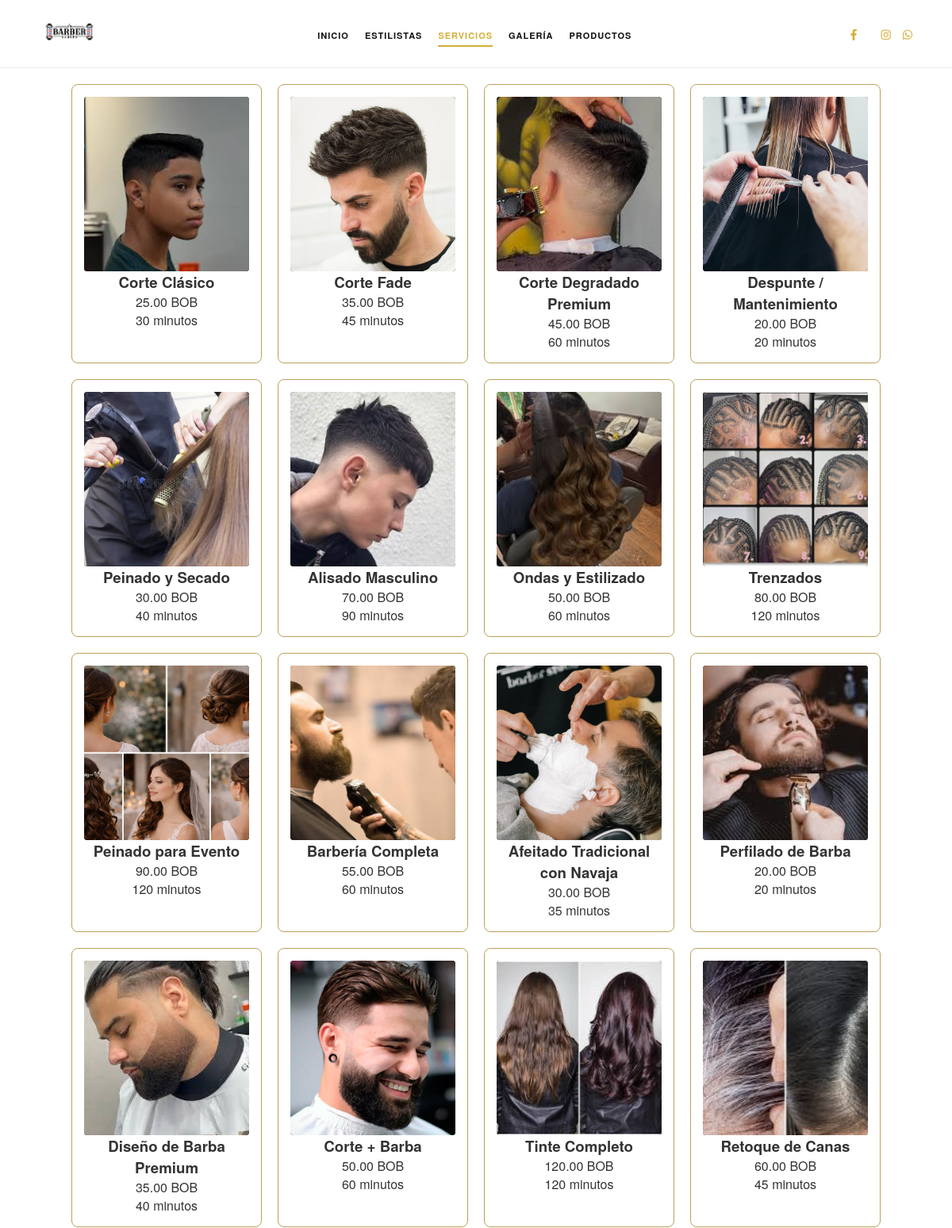
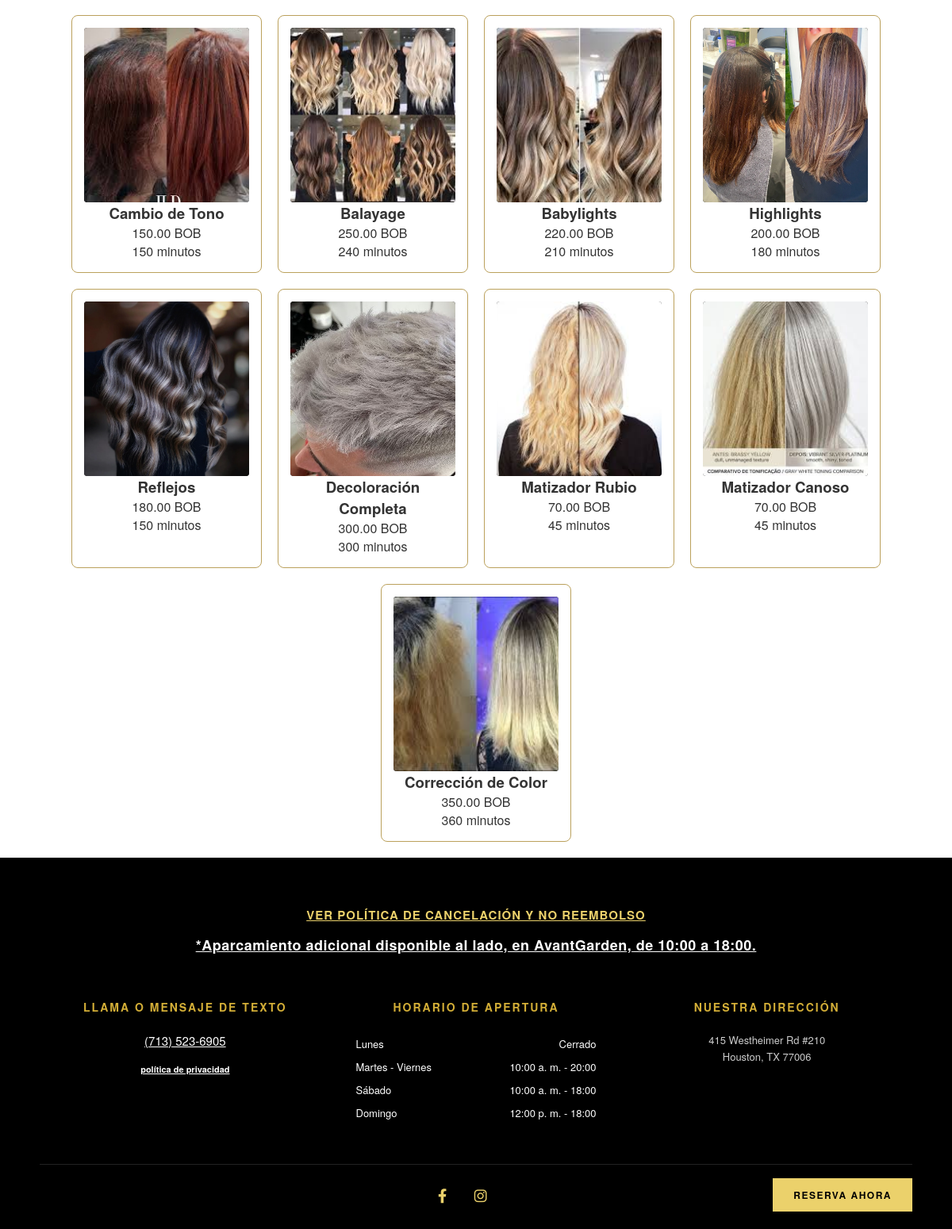
The page /views/servicios_que_se_pueden_hacer.php on the database its author committed (2 pictures, top to bottom).
### tables this page shows
CREATE TABLE `servicios` (
  `id_servicio` int(11) NOT NULL,
  `nombre_servicio` varchar(100) NOT NULL,
  `precio_bob` decimal(10,2) NOT NULL,
  `duracion_estimada_min` int(11) NOT NULL
);

### views/servicios_que_se_pueden_hacer.php (the view, shortened to what this page needs)
 <?php
$database = new Database();
$conexion = $database->getConnection();
$query = "SELECT id_servicio, nombre_servicio, precio_bob, duracion_estimada_min FROM servicios";
$stmt = $conexion->prepare($query);
$stmt->execute();
?>
<!DOCTYPE html>
<html lang="es">
<head>
    <link rel="stylesheet" href="https://cdnjs.cloudflare.com/ajax/libs/font-awesome/6.4.0/css/all.min.css">
    <link rel="stylesheet" href="./../public/css/styles.css">
    <link rel="stylesheet" href="./../public/css/ver_productos.css">
</head>
<body>
    <header>
        <div class="mini-logo">
            <img src="./../public/img/logo_arriba.jpg" alt="Marbella Salon">
        </div>
        <nav>
            <ul>
                <li><a href="./../views/index_principal.html" >Inicio</a></li>
                <li><a href="./../views/ver_peluqueros_personal.php">Estilistas</a></li>
                <li><a href="./../views/servicios_que_se_pueden_hacer.php" class="active">Servicios</a></li>
                <li><a href="./../views/galeria.php">Galería</a></li>
                <li><a href="./../views/ver_productos.php">Productos</a></li>
            </ul>
        </nav>
        <div class="social-icons">
            <a href="#" target="_blank"><i class="fab fa-facebook-f"></i></a>
            <a href="#" target="_blank"><i class="fab fa-instagram"></i></a>
            <a href="#" target="_blank"><i class="fab fa-whatsapp"></i></a>
        </div>
    </header>
<div class="contenedor-productos">
    <?php
    while ($servicio = $stmt->fetch(PDO::FETCH_ASSOC)) {
        $idServicio      = $servicio['id_servicio'];
        $nombreServicio  = $servicio['nombre_servicio'];
        $precioServicio = $servicio['precio_bob'];
        $duracionServicio = $servicio['duracion_estimada_min'];
        $rutaFinal = "./../public/img/img_servicios/default.png";
        if (file_exists("./../public/img/img_servicios/$idServicio.webp")) {
            $rutaFinal = "./../public/img/img_servicios/$idServicio.webp";
        } elseif (file_exists("./../public/img/img_servicios/$idServicio.jpg")) {
            $rutaFinal = "./../public/img/img_servicios/$idServicio.jpg";
        } elseif (file_exists("./../public/img/img_servicios/$idServicio.jpeg")) {
            $rutaFinal = "./../public/img/img_servicios/$idServicio.jpeg";
        } elseif (file_exists("./../public/img/img_servicios/$idServicio.png")) {
            $rutaFinal = "./../public/img/img_servicios/$idServicio.png";
        }
        ?>
        <div class="tarjeta-producto">
            <div class="contenedor-img">
                <img src="<?php echo $rutaFinal; ?>" alt="<?php echo $nombreServicio; ?>" class="imagen-producto">
            </div>
            <h3><?php echo $nombreServicio; ?></h3>
            <p class="precio"><?php echo $precioServicio; ?> BOB</p>
            <p class="duracion"><?php echo $duracionServicio; ?> minutos</p>
        </div>
    <?php
    }
    ?>
</div>
    <footer class="main-footer">
        <div class="footer-top-notices">
            <a href="#" class="policy-link">VER POLÍTICA DE CANCELACIÓN Y NO REEMBOLSO</a>
            <p class="parking-notice">*Aparcamiento adicional disponible al lado, en AvantGarden, de 10:00 a 18:00.</p>
        </div>
        <div class="footer-columns">
            <div class="footer-col">
                <h3>LLAMA O MENSAJE DE TEXTO</h3>
                <a href="https://wa.link/0czncx" class="phone-link">(713) 523-6905</a>
                <a href="#" class="privacy-link">política de privacidad</a>
            </div>
            <div class="footer-col">
                <h3>HORARIO DE APERTURA</h3>
                <table class="schedule-table">
                    <tr>
                        <td>Lunes</td>
                        <td class="text-right">Cerrado</td>
                    </tr>
                    <tr>
                        <td>Martes - Viernes</td>
                        <td class="text-right">10:00 a. m. - 20:00</td>
                    </tr>
                    <tr>
                        <td>Sábado</td>
                        <td class="text-right">10:00 a. m. - 18:00</td>
                    </tr>
                    <tr>
                        <td>Domingo</td>
                        <td class="text-right">12:00 p. m. - 18:00</td>
                    </tr>
                </table>
            </div>
            <div class="footer-col">
                <h3>NUESTRA DIRECCIÓN</h3>
                <p class="address-text">
                    415 Westheimer Rd #210<br>
                    Houston, TX 77006
                </p>
            </div>
        </div>
        <div class="footer-bottom">
            <div class="footer-social">
                <a href="#" target="_blank" title="Facebook"><i class="fab fa-facebook-f"></i></a>
                <a href="#" target="_blank" title="Instagram"><i class="fab fa-instagram"></i></a>
            </div>
            <a href="#reservas" class="footer-btn-reserve">RESERVA AHORA</a>
        </div>
    </footer>
</body>
</html>

### public/css/styles.css (style rules this page uses)
* { margin: 0; padding: 0; box-sizing: border-box; font-family: 'Helvetica Neue', Helvetica, Arial, sans-serif; }
body { background-color: #ffffff; color: #333333; }
:root { --dorado: #d4af37; --dorado-brillante: #ebd16b; --fondo-footer: #000000; --texto-claro: #ffffff; --texto-mutado: #cccccc; }
header { display: flex; justify-content: space-between; align-items: center; padding: 15px 50px; border-bottom: 1px solid #eee; background: #fff; position: sticky; top: 0; z-index: 1000; }
.mini-logo img { height: 50px; }
nav ul { display: flex; list-style: none; gap: 20px; }
nav ul li a { text-decoration: none; color: #111; font-size: 11px; font-weight: 600; text-transform: uppercase; letter-spacing: 1px; transition: color 0.3s; }
nav ul li a:hover, nav ul li a.active { color: var(--dorado); border-bottom: 2px solid var(--dorado); padding-bottom: 5px; }
.social-icons { display: flex; gap: 15px; }
.social-icons a { color: var(--dorado); font-size: 14px; transition: transform 0.3s; }
.main-footer { background-color: var(--fondo-footer); color: var(--texto-claro); padding: 60px 40px 30px 40px; }
.footer-top-notices { text-align: center; margin-bottom: 55px; }
.policy-link { color: var(--dorado-brillante); text-decoration: underline; font-weight: bold; font-size: 15px; text-transform: uppercase; letter-spacing: 1px; display: inline-block; margin-bottom: 15px; }
.parking-notice { color: var(--texto-claro); font-weight: bold; font-size: 18px; text-decoration: underline; letter-spacing: 0.5px; line-height: 1.4; }
.footer-columns { display: flex; justify-content: space-between; max-width: 1100px; margin: 0 auto 50px auto; text-align: center; }
.footer-col { flex: 1; padding: 0 15px; }
.footer-col h3 { color: var(--dorado); font-size: 14px; font-weight: 600; letter-spacing: 2px; margin-bottom: 22px; text-transform: uppercase; }
.phone-link { color: var(--texto-claro); text-decoration: underline; font-size: 15px; display: block; margin-bottom: 12px; }
.privacy-link { color: var(--texto-claro); text-decoration: underline; font-size: 11px; font-weight: bold; }
.schedule-table { width: 90%; margin: 0 auto; border-collapse: collapse; font-size: 13px; color: var(--texto-claro); }
.schedule-table td { padding: 5px 0; text-align: left; }
.schedule-table td.text-right { text-align: right; }
.address-text { font-size: 13px; line-height: 1.6; color: var(--texto-mutado); }
.footer-bottom { display: flex; justify-content: center; align-items: center; max-width: 1100px; margin: 0 auto; position: relative; padding-top: 25px; border-top: 1px solid #222; }
.footer-social a { color: var(--dorado-brillante); font-size: 18px; margin: 0 15px; text-decoration: none; transition: color 0.3s; }
.footer-btn-reserve { position: absolute; right: 0; background-color: var(--dorado-brillante); color: var(--fondo-footer); padding: 12px 26px; font-size: 12px; font-weight: bold; text-transform: uppercase; text-decoration: none; letter-spacing: 1.5px; }

### public/css/ver_productos.css (style rules this page uses)
.contenedor-productos { display: flex; flex-wrap: wrap; gap: 20px; justify-content: center; padding: 20px; }
.tarjeta-producto { width: 240px; background: #fff; border: 1px solid #bba15c; padding: 15px; text-align: center; border-radius: 8px; }
.contenedor-img { width: 100%; height: 220px; overflow: hidden; background-color: #111; border-radius: 4px; }
.imagen-producto { width: 100%; height: 100%; object-fit: cover; object-position: center; display: block; }

### rows shown on the page
servicios: shows a picture, nombre_servicio "Corte Clásico", precio_bob "25.00", duracion_estimada_min "30"
servicios: shows a picture, nombre_servicio "Corte Fade", precio_bob "35.00", duracion_estimada_min "45"
servicios: shows a picture, nombre_servicio "Corte Degradado Premium", precio_bob "45.00", duracion_estimada_min "60"
servicios: shows a picture, nombre_servicio "Despunte / Mantenimiento", precio_bob "20.00", duracion_estimada_min "20"
servicios: shows a picture, nombre_servicio "Peinado y Secado", precio_bob "30.00", duracion_estimada_min "40"
servicios: shows a picture, nombre_servicio "Alisado Masculino", precio_bob "70.00", duracion_estimada_min "90"
servicios: shows a picture, nombre_servicio "Ondas y Estilizado", precio_bob "50.00", duracion_estimada_min "60"
servicios: shows a picture, nombre_servicio "Trenzados", precio_bob "80.00", duracion_estimada_min "120"
servicios: shows a picture, nombre_servicio "Peinado para Evento", precio_bob "90.00", duracion_estimada_min "120"
servicios: shows a picture, nombre_servicio "Barbería Completa", precio_bob "55.00", duracion_estimada_min "60"
servicios: shows a picture, nombre_servicio "Afeitado Tradicional con Navaja", precio_bob "30.00", duracion_estimada_min "35"
servicios: shows a picture, nombre_servicio "Perfilado de Barba", precio_bob "20.00", duracion_estimada_min "20"
servicios: shows a picture, nombre_servicio "Diseño de Barba Premium", precio_bob "35.00", duracion_estimada_min "40"
servicios: shows a picture, nombre_servicio "Corte + Barba", precio_bob "50.00", duracion_estimada_min "60"
servicios: shows a picture, nombre_servicio "Tinte Completo", precio_bob "120.00", duracion_estimada_min "120"
servicios: shows a picture, nombre_servicio "Retoque de Canas", precio_bob "60.00", duracion_estimada_min "45"
servicios: shows a picture, nombre_servicio "Cambio de Tono", precio_bob "150.00", duracion_estimada_min "150"
servicios: shows a picture, nombre_servicio "Balayage", precio_bob "250.00", duracion_estimada_min "240"
servicios: shows a picture, nombre_servicio "Babylights", precio_bob "220.00", duracion_estimada_min "210"
servicios: shows a picture, nombre_servicio "Highlights", precio_bob "200.00", duracion_estimada_min "180"
servicios: shows a picture, nombre_servicio "Reflejos", precio_bob "180.00", duracion_estimada_min "150"
servicios: shows a picture, nombre_servicio "Decoloración Completa", precio_bob "300.00", duracion_estimada_min "300"
servicios: shows a picture, nombre_servicio "Matizador Rubio", precio_bob "70.00", duracion_estimada_min "45"
servicios: shows a picture, nombre_servicio "Matizador Canoso", precio_bob "70.00", duracion_estimada_min "45"
servicios: shows a picture, nombre_servicio "Corrección de Color", precio_bob "350.00", duracion_estimada_min "360"
